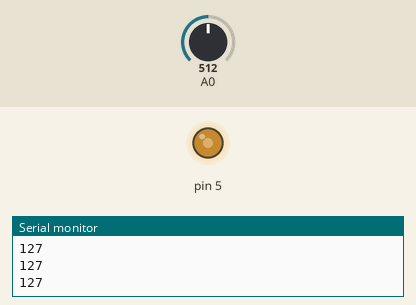
A sketch run on a simulated Arduino Uno, built with avr-gcc and run on an emulated ATmega328P. On the bench: output pins drawn as LEDs (lit = HIGH), the last lines printed to the serial monitor. Inputs (shaded band) come from the test bench; at power-on: A0 = 512.

Above: at 1.2 s.
1.3 s: A0 set to 716
At 2.1 s:
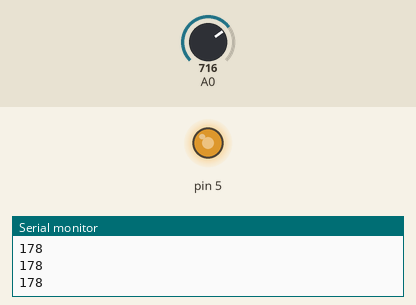
2.8 s: A0 set to 900
At 3.4 s:
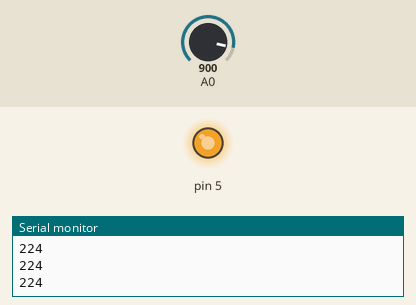
4.3 s: A0 set to 122
At 5.5 s:
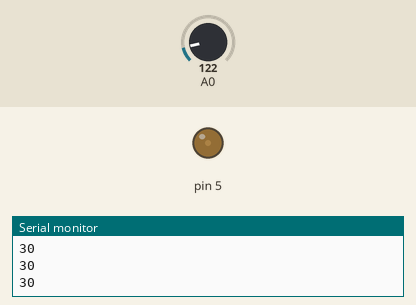
5.8 s: A0 set to 0
At 6.7 s:
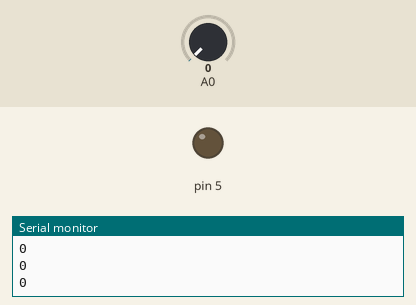
7.3 s: A0 set to 511
At 7.9 s:
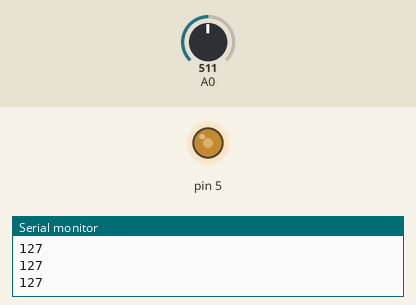
Timing chart, 0 to 9.8 s (numbered marks = the images above; inputs shaded):
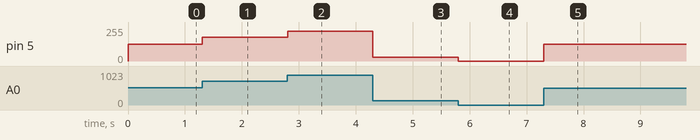

Measured:
- after the input at 1.3 s, pin 5: 127/255 → 178/255 at once
- after the input at 2.8 s, pin 5: 178/255 → 224/255 at once
- after the input at 4.3 s, pin 5: 224/255 → 30/255 at once
- after the input at 5.8 s, pin 5: 30/255 → 0/255 at once
- after the input at 7.3 s, pin 5: 0/255 → 127/255 at once

The sketch:

testPomp.ino
```cpp
int val = 0;
byte vMotor = 0;

void setup() {
  // put your setup code here, to run once:
Serial.begin(9600);

pinMode(5, OUTPUT);

}

void loop() {
  // put your main code here, to run repeatedly:
val = analogRead(A0);

vMotor = map(val, 0, 1023, 0, 255);

analogWrite(5, vMotor);

Serial.println(vMotor);


}
```
